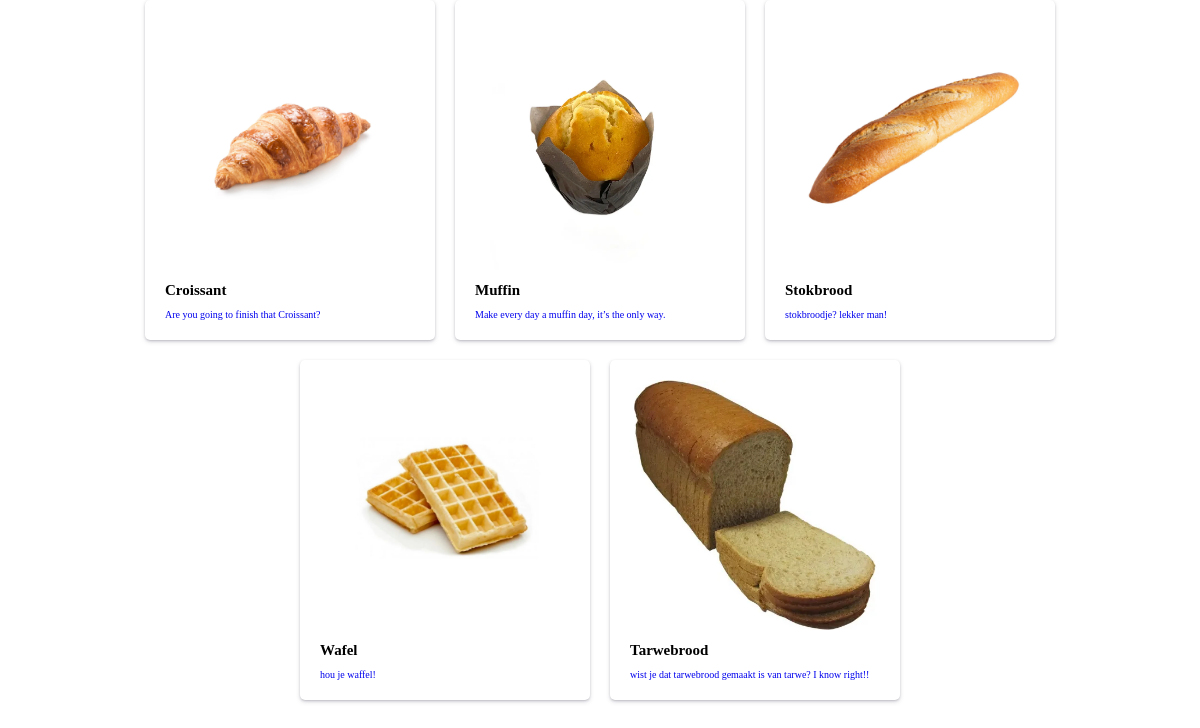
The page / on the database its author committed.
### tables this page shows
CREATE TABLE IF NOT EXISTS `Producten` (
  `id` int(11) NOT NULL AUTO_INCREMENT,
  `slug` varchar(255) DEFAULT NULL,
  `introtekst` varchar(120) DEFAULT NULL,
  `omschrijving` varchar(120) DEFAULT NULL,
  `Titel` varchar(120) DEFAULT NULL,
  `foto` varchar(120) DEFAULT NULL,
  PRIMARY KEY (`id`)
);

### public/index.php (the view, shortened to what this page needs)
<?php
require_once '../src/config.php';
$sql = "SELECT titel, introtekst, foto, slug FROM producten";
$result = $conn->query($sql);
?>
<!DOCTYPE html>
<html lang="en">
<head>
    <link rel="stylesheet" href="css/style.css">
</head>
<body>
    <section class="producten">
        <?php
        if ($result->num_rows > 0) {
            while ($row = $result->fetch_assoc()) {
                echo '<a class="product" href="product.php?slug=' . $row["slug"] . '">';
                echo '<img class="product__img" src="../images/' . $row["foto"] . '">';
                echo '<h2 class="product__h2">' . $row["titel"] . '</h2>';
                echo '<p class="product__p">' . $row["introtekst"] . '</p>' . '</a>';
            }
        } else {
            echo "geen producten gevonden";
        }
        ?>
    </section>
</body>
</html>

### public/css/style.css (style rules this page uses)
*, *::before, *::after { margin: 0; padding: 0; box-sizing: border-box; }
html { font-size: 62.5%; }
.producten { display: flex; flex-wrap: wrap; justify-content: center; gap: 2rem; }
.product { max-width: 35rem; padding: 2rem; box-shadow: rgba(50, 50, 93, 0.25) 0 0.2rem 0.5rem -0.1rem, rgba(0, 0, 0, 0.3) 0 0.1rem 0.3rem -0.1rem; border-radius: 0.5rem; background-color: #FFFFFF; text-decoration: none; }
.product__h2 { color: black; text-decoration: none; margin-top: 1rem; margin-bottom: 1rem; }
.product__p { text-decoration: none; }
.product__img { max-width: 25rem; max-height: 25rem; height: auto; object-fit: cover; }

### rows shown on the page
producten: foto (picture), Titel "Croissant", introtekst "Are you going to finish that Croissant?"
producten: foto (picture), Titel "Muffin", introtekst "Make every day a muffin day, it’s the only way."
producten: foto (picture), Titel "Stokbrood", introtekst "stokbroodje? lekker man!"
producten: foto (picture), Titel "Wafel", introtekst "hou je waffel!"
producten: foto (picture), Titel "Tarwebrood", introtekst "wist je dat tarwebrood gemaakt is van tarwe? I know right!!"
